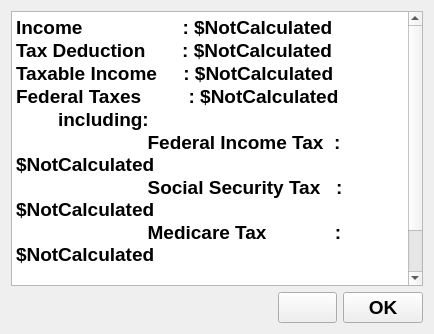
<?xml version="1.0" encoding="UTF-8"?>
<ui version="4.0">
 <class>Inform</class>
 <widget class="QWidget" name="Inform">
  <property name="windowModality">
   <enum>Qt::WindowModality::ApplicationModal</enum>
  </property>
  <property name="geometry">
   <rect>
    <x>0</x>
    <y>0</y>
    <width>434</width>
    <height>334</height>
   </rect>
  </property>
  <property name="windowTitle">
   <string>Results</string>
  </property>
  <property name="windowIcon">
   <iconset resource="Icons/TaxiCal_Icons.qrc">
    <normaloff>:/Main/Results.png</normaloff>:/Main/Results.png</iconset>
  </property>
  <layout class="QGridLayout" name="gridLayout">
   <item row="0" column="0" colspan="3">
    <widget class="QTextEdit" name="te_Inform">
     <property name="enabled">
      <bool>true</bool>
     </property>
     <property name="font">
      <font>
       <pointsize>14</pointsize>
       <bold>true</bold>
      </font>
     </property>
     <property name="readOnly">
      <bool>true</bool>
     </property>
     <property name="html">
      <string>&lt;!DOCTYPE HTML PUBLIC &quot;-//W3C//DTD HTML 4.0//EN&quot; &quot;http://www.w3.org/TR/REC-html40/strict.dtd&quot;&gt;
&lt;html&gt;&lt;head&gt;&lt;meta name=&quot;qrichtext&quot; content=&quot;1&quot; /&gt;&lt;meta charset=&quot;utf-8&quot; /&gt;&lt;style type=&quot;text/css&quot;&gt;
p, li { white-space: pre-wrap; }
hr { height: 1px; border-width: 0; }
li.unchecked::marker { content: &quot;\2610&quot;; }
li.checked::marker { content: &quot;\2612&quot;; }
&lt;/style&gt;&lt;/head&gt;&lt;body style=&quot; font-family:'Segoe UI'; font-size:14pt; font-weight:700; font-style:normal;&quot;&gt;
&lt;p style=&quot; margin-top:0px; margin-bottom:0px; margin-left:0px; margin-right:0px; -qt-block-indent:0; text-indent:0px;&quot;&gt;Income                   : $NotCalculated&lt;/p&gt;
&lt;p style=&quot; margin-top:0px; margin-bottom:0px; margin-left:0px; margin-right:0px; -qt-block-indent:0; text-indent:0px;&quot;&gt;Tax Deduction       : $NotCalculated&lt;/p&gt;
&lt;p style=&quot; margin-top:0px; margin-bottom:0px; margin-left:0px; margin-right:0px; -qt-block-indent:0; text-indent:0px;&quot;&gt;Taxable Income     : $NotCalculated&lt;/p&gt;
&lt;p style=&quot; margin-top:0px; margin-bottom:0px; margin-left:0px; margin-right:0px; -qt-block-indent:0; text-indent:0px;&quot;&gt;Federal Taxes         : $NotCalculated&lt;/p&gt;
&lt;p style=&quot; margin-top:0px; margin-bottom:0px; margin-left:0px; margin-right:0px; -qt-block-indent:0; text-indent:0px;&quot;&gt;        including:&lt;/p&gt;
&lt;p style=&quot; margin-top:0px; margin-bottom:0px; margin-left:0px; margin-right:0px; -qt-block-indent:0; text-indent:0px;&quot;&gt;                         Federal Income Tax  : $NotCalculated&lt;/p&gt;
&lt;p style=&quot; margin-top:0px; margin-bottom:0px; margin-left:0px; margin-right:0px; -qt-block-indent:0; text-indent:0px;&quot;&gt;                         Social Security Tax   : $NotCalculated&lt;/p&gt;
&lt;p style=&quot; margin-top:0px; margin-bottom:0px; margin-left:0px; margin-right:0px; -qt-block-indent:0; text-indent:0px;&quot;&gt;                         Medicare Tax             : $NotCalculated&lt;/p&gt;
&lt;p style=&quot;-qt-paragraph-type:empty; margin-top:0px; margin-bottom:0px; margin-left:0px; margin-right:0px; -qt-block-indent:0; text-indent:0px;&quot;&gt;&lt;br /&gt;&lt;/p&gt;
&lt;p style=&quot; margin-top:0px; margin-bottom:0px; margin-left:0px; margin-right:0px; -qt-block-indent:0; text-indent:0px;&quot;&gt;Net Income      : $NotCalculated&lt;/p&gt;
&lt;p style=&quot; margin-top:0px; margin-bottom:0px; margin-left:0px; margin-right:0px; -qt-block-indent:0; text-indent:0px;&quot;&gt;Effective Rate  : NotCalculated%&lt;/p&gt;&lt;/body&gt;&lt;/html&gt;</string>
     </property>
    </widget>
   </item>
   <item row="1" column="0">
    <spacer name="horizontalSpacer">
     <property name="orientation">
      <enum>Qt::Orientation::Horizontal</enum>
     </property>
     <property name="sizeHint" stdset="0">
      <size>
       <width>40</width>
       <height>20</height>
      </size>
     </property>
    </spacer>
   </item>
   <item row="1" column="2">
    <widget class="QPushButton" name="pb_OK">
     <property name="font">
      <font>
       <pointsize>14</pointsize>
       <bold>true</bold>
      </font>
     </property>
     <property name="layoutDirection">
      <enum>Qt::LayoutDirection::LeftToRight</enum>
     </property>
     <property name="text">
      <string>OK</string>
     </property>
    </widget>
   </item>
   <item row="1" column="1">
    <widget class="QPushButton" name="pb_Copy">
     <property name="font">
      <font>
       <pointsize>14</pointsize>
       <bold>true</bold>
      </font>
     </property>
     <property name="text">
      <string/>
     </property>
     <property name="icon">
      <iconset resource="Icons/TaxiCal_Icons.qrc">
       <normaloff>:/Buttons/Copy.png</normaloff>:/Buttons/Copy.png</iconset>
     </property>
     <property name="iconSize">
      <size>
       <width>27</width>
       <height>27</height>
      </size>
     </property>
    </widget>
   </item>
  </layout>
 </widget>
 <resources>
  <include location="Icons/TaxiCal_Icons.qrc"/>
 </resources>
 <connections/>
</ui>
